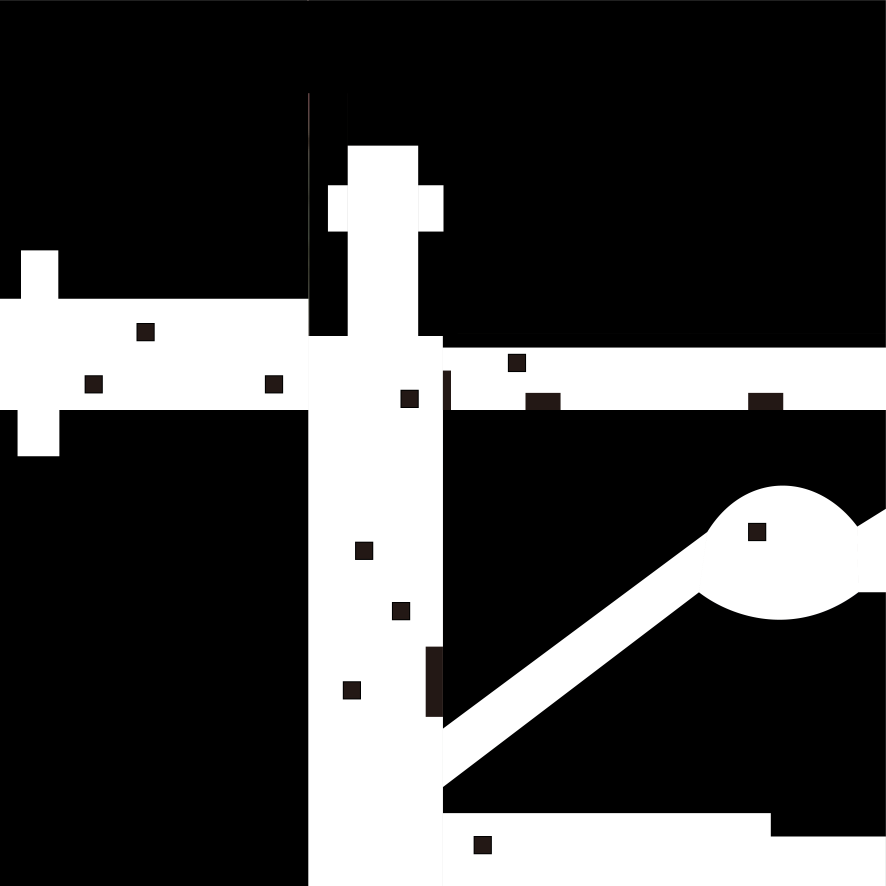
%> input picture TestPic/20_20_m_1.png, 3544 x 3544 px (shown at 1/4 size)
$ octave --eval "result = CreateMapReal('TestPic/20_20_m_1.png');"   (GNU Octave 9; MATLAB toolbox functions it lacks are replaced by stand-ins)
%> lines starting %> are read from the running program, lines starting %| are printed output that depends on the picture; in (x1, y1, x2, y2) boxes, pixels count from 0 and x2, y2 are one past the last pixel; in counts of white or black regions, pixels touching at a corner belong together; the program's own positions count from 1
function J = CreateMapReal(PicPath)
%> called with PicPath = 'TestPic/20_20_m_1.png'
% 读入图片  可以用绝对路径，也可以用相对路径   路径用单引号
Img=imread(PicPath);
% 将图片转为灰度图
% 参考链接：https://ww2.mathworks.cn/help/matlab/ref/rgb2gray.html
I = rgb2gray(Img);
% 设置网格格数 a表示横轴 b表示纵轴
a=20;
b=20;
% 网格边长  也就是每一个小黑块的最小占的长宽   如果设置为5  那么就代表最小的小黑块占的大小为5*5=25个格子
length=1;
%   将数字矩阵转为规定的大小
% B = imresize(A,[numrows numcols]) 返回图像 B，其行数和列数由二元素向量 [numrows numcols] 指定。
% B是一个50*50的矩阵，该矩阵中，最大值为255（表示白色），最小值为0（表示黑色）
% 参考链接：https://ww2.mathworks.cn/help/matlab/ref/imresize.html?searchHighlight=imresize&s_tid=srchtitle
B = imresize(I,[a/length b/length]);
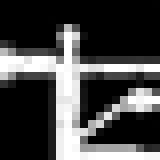
%> B: size 20x20 uint8 (shown 8 times larger); min 0, max 255, mean 70.2
% J=floor(B/255)表示向下取整   小于或等于该元素的最接近整数
% B/255表示 B中的每一个元素都除以255，小于255的数字除以255等于0（黑色），等于255的数字除以255等于1（白色）
% 当然这个地方也可以不除以255，而是其他数字，当然效果就会不一样
% 这行代码的意思是，将障碍物所在矩阵转为0（黑色），其余区域为1.也可自己将其改为障碍物为1，可行域为0.
% 参考链接：https://ww2.mathworks.cn/help/matlab/ref/floor.html?searchHighlight=floor&s_tid=srchtitle
J=floor(B/255);
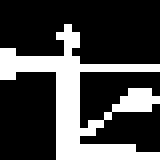
%> J: size 20x20 uint8 (shown 8 times larger); values 0 (black) and 1 (white), 27.3% white; 1 white region, box (x1, y1, x2, y2) and area: (0, 3, 20, 20) 109
J=double(J);
J = ones(size(J)) - J;
%> J: size 20x20 double; values 0 (black) and 1 (white), 72.8% white; 1 black region, box (x1, y1, x2, y2) and area: (0, 3, 20, 20) 109


% % GridLineStyle表示栅格图 -表示使用实线画  --表示使用虚线画 还可以使用{:} 或者  -.
% % 参考链接：https://ww2.mathworks.cn/help/matlab/ref/axes.html?searchHighlight=axes&s_tid=srchtitle
% % https://www.cnblogs.com/mphyfin/archive/2011/12/26/2302232.html
% axes('GridLineStyle', '-');
% % set(gca,'ydir','reverse')的含义参考链接：https://blog.csdn.net/Suii_v5/article/details/78728873
% % 为什么需要做坐标转换呢???
% % y坐标调换
% set(gca,'ydir','reverse');
% %x坐标调换
% set(gca,'xdir');
% % hold on作用：https://jingyan.baidu.com/article/2009576160a9158a0721b495.html
% % hold on：保持原图并接受此后绘制的新的曲线，叠加绘图
% % hold off：重新刷新图形窗口，绘制新的曲线
% hold on
% % grid on作用：在画图的时候添加网格线
% grid on
% % 画图
% axis([0,a,0,b]);
% % gca表示当前绘图区域
% % xtick表示x轴坐标刻度，刻度为0到a，步进为1
% % https://zhidao.baidu.com/question/2208073897409037028.html
% set(gca,'xtick',0:1:a,'ytick',0:1:b);
%
% % 障碍物填充为黑色
% for i=1:a/length-1
%     for j=1:b/length-1
%         if(J(i,j)==0)
%             y=[i,i,i+1,i+1]*length;
%             x=[j,j+1,j+1,j]*length;
%             % 参考链接：https://ww2.mathworks.cn/help/matlab/ref/fill.html?searchHighlight=fill&s_tid=srchtitle
%             % k代表'black'（或 'k'），也可以使用'black'
%             h=fill(x,y,'k');
%             hold on
%         end
%     end
% end

$ run again, on TestPic/25_25_m_6.png
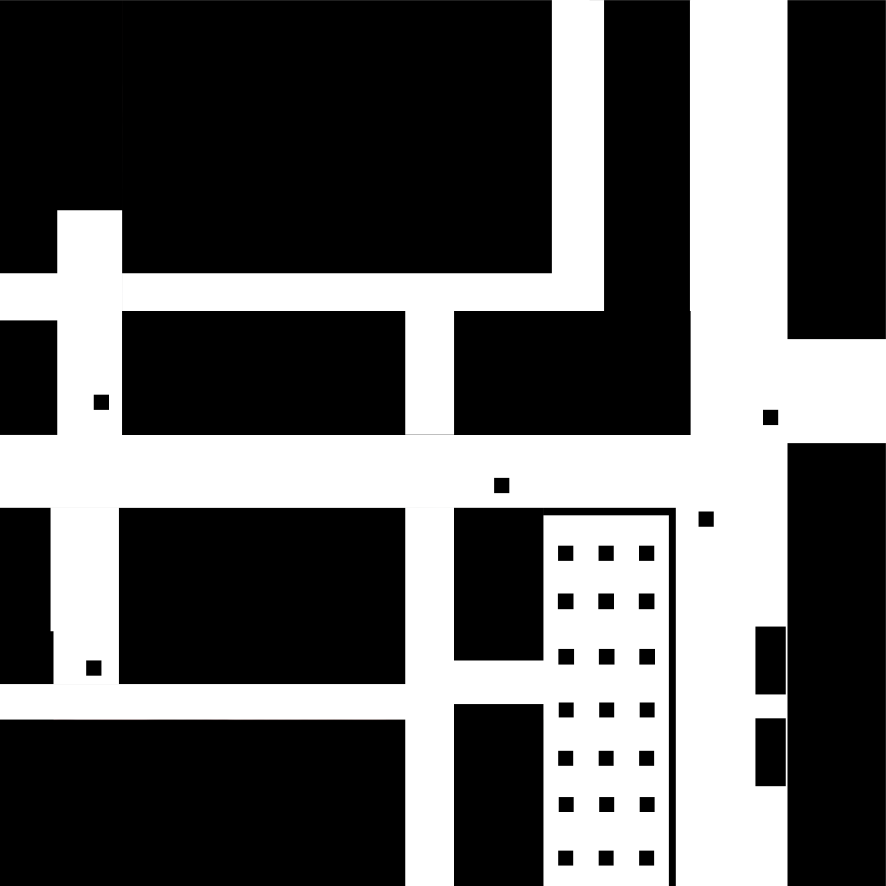
%> input picture TestPic/25_25_m_6.png, 3544 x 3544 px (shown at 1/4 size)
%> in CreateMapReal, `B = imresize(I,[a/length b/length]);`:
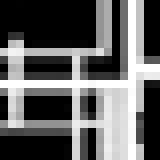
%> B: size 20x20 uint8 (shown 8 times larger); min 0, max 255, mean 96.2
%> in CreateMapReal, `J=floor(B/255);`:
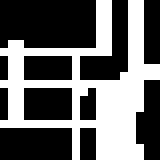
%> J: size 20x20 uint8 (shown 8 times larger); values 0 (black) and 1 (white), 39.8% white; 1 white region, box (x1, y1, x2, y2) and area: (0, 0, 20, 20) 159
